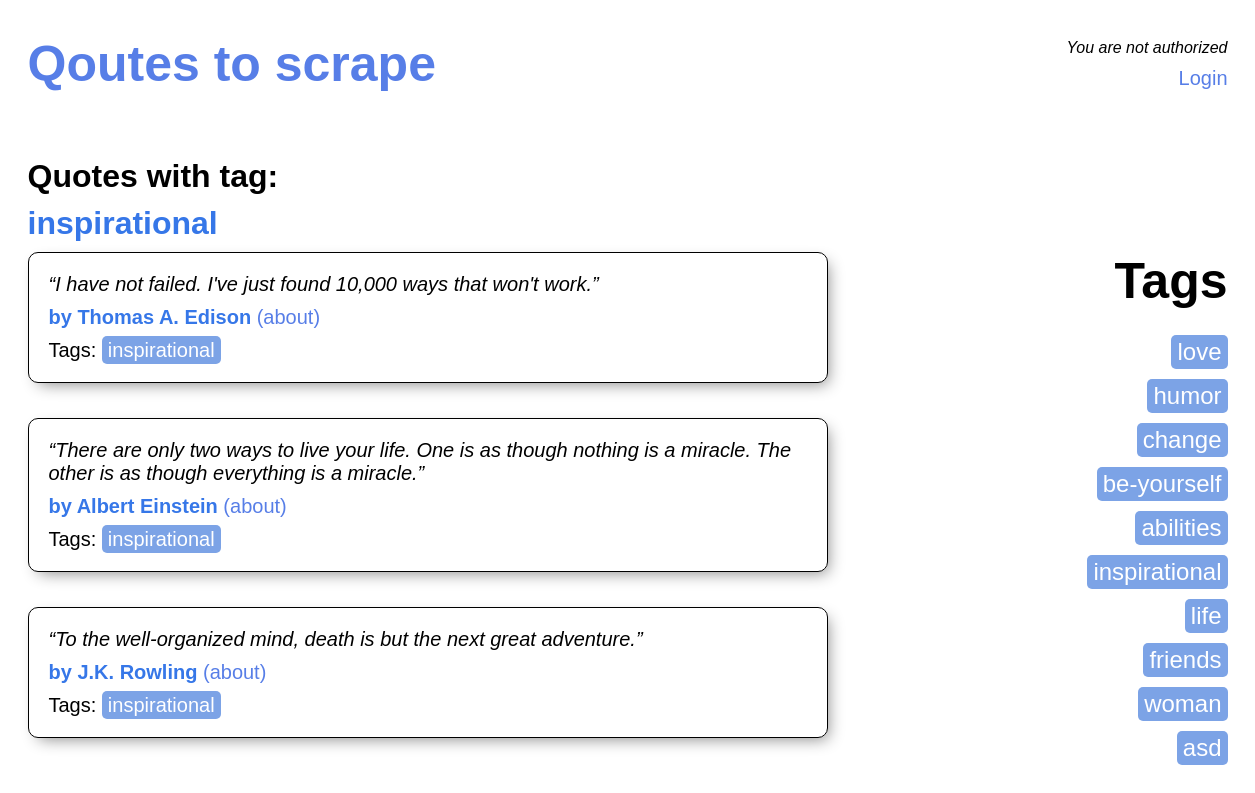
The app's page /inspirational with its own data.
### quotes/models.py (models this page shows, shortened)
class Tag(models.Model):
    tag_name = models.CharField(max_length=50)
    def __str__(self):
        return f"{self.tag_name}"

class Quote(models.Model):
    writer = models.ForeignKey(Writer, on_delete=models.CASCADE)
    text = models.CharField(max_length=1000)
    tag = models.ForeignKey(Tag, on_delete=models.CASCADE, null=True, blank=True)

class Writer(models.Model):
    name = models.CharField(max_length=255)
    description = models.TextField()
    birthday = models.DateField(null=True, blank=True)

### quotes/views.py (the view)
# urls.py: path('', views.main_page, name='main_page'),
def main_page(request, tag=None):
    if tag:
        all_quotes = Quote.objects.filter(tag__tag_name__icontains=tag)
    else:
        all_quotes = Quote.objects.all()
    quotes_list = []
    for i in all_quotes:
        quotes_list.append(i)
    all_tags = Tag.objects.all()
    tags_list = []
    for i in all_tags:
        tags_list.append(i)
    context = {
        'quotes': quotes_list,
        'all_tags': tags_list,
        'tag': tag,
    }
    return render(request, 'index_page.html', context=context)

### templates/index_page.html (shortened to what this page needs)
<!DOCTYPE html>
<html lang="en">
<head>
    {% block extra_css %}
    {% load static %}
    <link rel="stylesheet" href="{% static 'quote/styles/index_style.css' %}">
    <link rel="stylesheet" href="{% static 'quote/styles/head_style.css' %}">
    {% endblock %}
</head>
<body>
<div class="main-container">
    <header>
        <div class="quotes-to-scrape">
            <h1><a href="{% url 'main_page' %}">Qoutes to scrape</a></h1>
        </div>
        <div class="kyky">
            {% if user.is_authenticated %}
            <p>Welcome back, {{ user.username }}!</p>
            <a href="{% url 'logout' %}">Logout</a>
            {% else %}
            <p>You are not authorized</p>
            <a href="{% url 'login' %}">Login</a>
            {% endif %}
        </div>
    </header>
    <h1>
        {% if tag %}
        Quotes with tag: <h1 class="author">{{ tag }}</h1>
        {% endif %}
    </h1>
    <div class="cont">
        <div class="quotes-row">
            {% for quote in quotes %}
            <div class="quote">
                <p>
                    <i>{{ quote.text }}</i>
                <p class="author">
                    <b>by {{ quote.writer.name }} </b>
                    <a class="about" href="{% url 'author' name=quote.writer.name %}">(about)</a>
                </p>
                <p>Tags: <a class="tag"> {{ quote.tag }} </a></p>
                </p>
            </div>
            {% endfor %}
        </div>
        <div class="tags">
            <h1>Tags</h1>
            <ul class="tag-row">
                {% for tag in all_tags %}
                <li class="tag"><a href="{% url 'main_page' tag=tag.tag_name %}">{{ tag.tag_name }}</a></li>
                {% endfor %}
            </ul>
        </div>
    </div>
</div>
</body>
</html>

### quotes/static/quote/styles/index_style.css (style rules this page uses)
.cont { display: flex; justify-content: space-between; }
.quotes-row { height: auto; min-height: 100%; min-width: 250px; width: 800px; display: flex; flex-direction: column; gap: 35px; }
.quote { display: flex; flex-direction: column; justify-content: space-evenly; padding: 20px; border-radius: 10px; border: 1px solid black; box-shadow: 5px 6px 16px -5px rgba(0,0,0,0.47); -webkit-box-shadow: 5px 6px 16px -5px rgba(0,0,0,0.47); -moz-box-shadow: 5px 6px 16px -5px rgba(0,0,0,0.47); }
.quote p { font-size: 20px; }
.author { margin-top: 10px; margin-bottom: 10px; color: #3677E8; }
.about { color: #577ee7; text-decoration: none; }
.tags { display: flex; flex-direction: column; align-items: end; }
.tags h1 { font-size: 50px; margin-bottom: 25px; }
.tag { padding: 3px 6px 3px 6px; width: fit-content; background-color: #7CA3E6; border-radius: 5px; color: white; word-wrap: normal; text-decoration: none; }
.tag a { color: white; text-decoration: none; }
.tag-row { display: flex; flex-direction: column; align-items: end; list-style: none;5 }
.tag-row li { margin-bottom: 10px; font-size: 24px; }

### quotes/static/quote/styles/head_style.css (style rules this page uses)
html { overflow-y: scroll; }
* { margin: 0; padding: 0; font-family: Arial, sans-serif; }
body { margin: 0; padding-right: calc(100vw - 100%); display: flex; flex-direction: column; align-items: center; justify-content: center; }
.main-container { padding: 35px 45px 45px 45px; display:flex; flex-direction: column; width: 1200px; min-height: auto; border-radius: 0px 0px 10px 10px; }
header { margin-bottom: 65px; display: flex; justify-content: space-between; align-items: center; }
.quotes-to-scrape h1 a { color: #577ee7; font-size: 50px; }
header a { color: #577ee7; font-size: 20px; text-decoration: none; }
.kyky { display: flex; flex-direction: column; align-items: end; gap: 10px; }
.kyky p { font-style: italic; }
.quotes-to-scrape { display: flex; flex-direction: row; align-items: center; gap: 30px; }

### records on screen
Tag: tag_name "inspirational"
Quote: text "“I have not failed. I've just found 10,000 ways that won't work.”", writer.name "Thomas A. Edison", tag "inspirational"
Quote: text "“There are only two ways to live your life. One is as though nothing is a miracle. The other is as though everything is a miracle.”", writer.name "Albert Einstein", tag "inspirational"
Quote: text "“To the well-organized mind, death is but the next great adventure.”", writer.name "J.K. Rowling", tag "inspirational"
Tag: tag_name "love"
Tag: tag_name "humor"
Tag: tag_name "change"
Tag: tag_name "be-yourself"
Tag: tag_name "abilities"
Tag: tag_name "life"
Tag: tag_name "friends"
Tag: tag_name "woman"
Tag: tag_name "asd"
